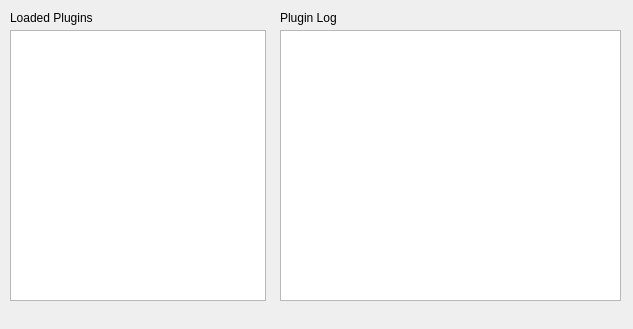
<?xml version="1.0" encoding="UTF-8"?>
<ui version="4.0">
 <class>QGCPluginHost</class>
 <widget class="QWidget" name="QGCPluginHost">
  <property name="geometry">
   <rect>
    <x>0</x>
    <y>0</y>
    <width>633</width>
    <height>329</height>
   </rect>
  </property>
  <property name="windowTitle">
   <string>Form</string>
  </property>
  <widget class="QListWidget" name="pluginListWidget">
   <property name="geometry">
    <rect>
     <x>10</x>
     <y>30</y>
     <width>256</width>
     <height>271</height>
    </rect>
   </property>
  </widget>
  <widget class="QTextEdit" name="pluginLog">
   <property name="geometry">
    <rect>
     <x>280</x>
     <y>30</y>
     <width>341</width>
     <height>271</height>
    </rect>
   </property>
   <property name="readOnly">
    <bool>true</bool>
   </property>
  </widget>
  <widget class="QLabel" name="label">
   <property name="geometry">
    <rect>
     <x>10</x>
     <y>10</y>
     <width>121</width>
     <height>16</height>
    </rect>
   </property>
   <property name="text">
    <string>Loaded Plugins</string>
   </property>
  </widget>
  <widget class="QLabel" name="label_2">
   <property name="geometry">
    <rect>
     <x>280</x>
     <y>10</y>
     <width>91</width>
     <height>16</height>
    </rect>
   </property>
   <property name="text">
    <string>Plugin Log</string>
   </property>
  </widget>
 </widget>
 <resources/>
 <connections/>
</ui>
